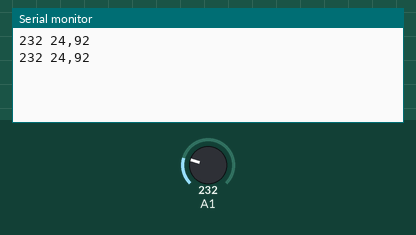
Simulated run of this sketch. Board: Arduino Uno, built with avr-gcc and run on an emulated ATmega328P. Parts: the last lines printed to the serial monitor. Inputs (shaded band) come from the test bench; at power-on: A1 = 232.

Above: at 1.8 s.
1.9 s: A1 set to 250
At 2.4 s:
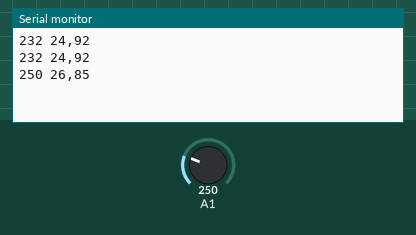
3.4 s: A1 set to 266
At 4.8 s:
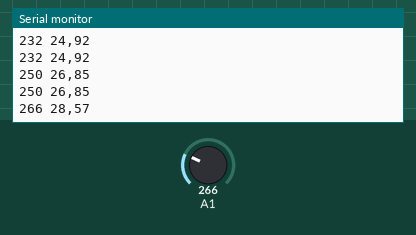
Timing chart, 0 to 6.4 s (numbered marks = the images above; inputs shaded):
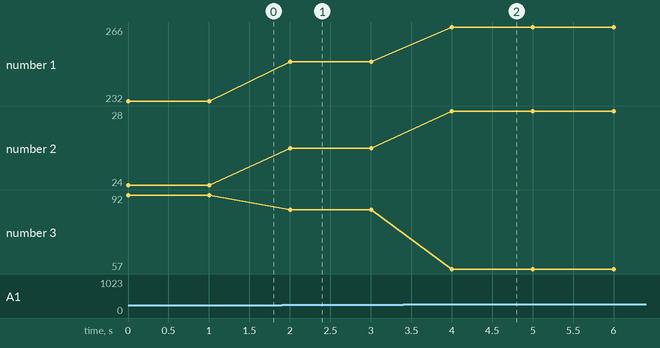

The sketch:

LM35.ino
```cpp
// Teste do sensor LM35
// Usando referencia interna no ADC

void setup () {
  Serial.begin (38400);
  analogReference (INTERNAL);
}

void loop () {
  int vSensor = analogRead(A1);
  long temp = (vSensor*11000L)/1024L;
  Serial.print (vSensor);
  Serial.print (' ');
  Serial.print (temp/100);
  Serial.print (',');
  Serial.println (temp % 100);
  delay (1000);
}
```

Measured:
- after the input at 1.9 s, the serial monitor: prints a new line after 0.10 s (image 1)
- after the input at 3.4 s, the serial monitor: prints a new line after 0.60 s (image 2)
- plotted number 1: 232 → 250 after the input at 1.9 s, 250 → 266 after the input at 3.4 s
- plotted number 2: 24 → 26 after the input at 1.9 s, 26 → 28 after the input at 3.4 s
- plotted number 3: 92 → 85 after the input at 1.9 s, 85 → 57 after the input at 3.4 s
